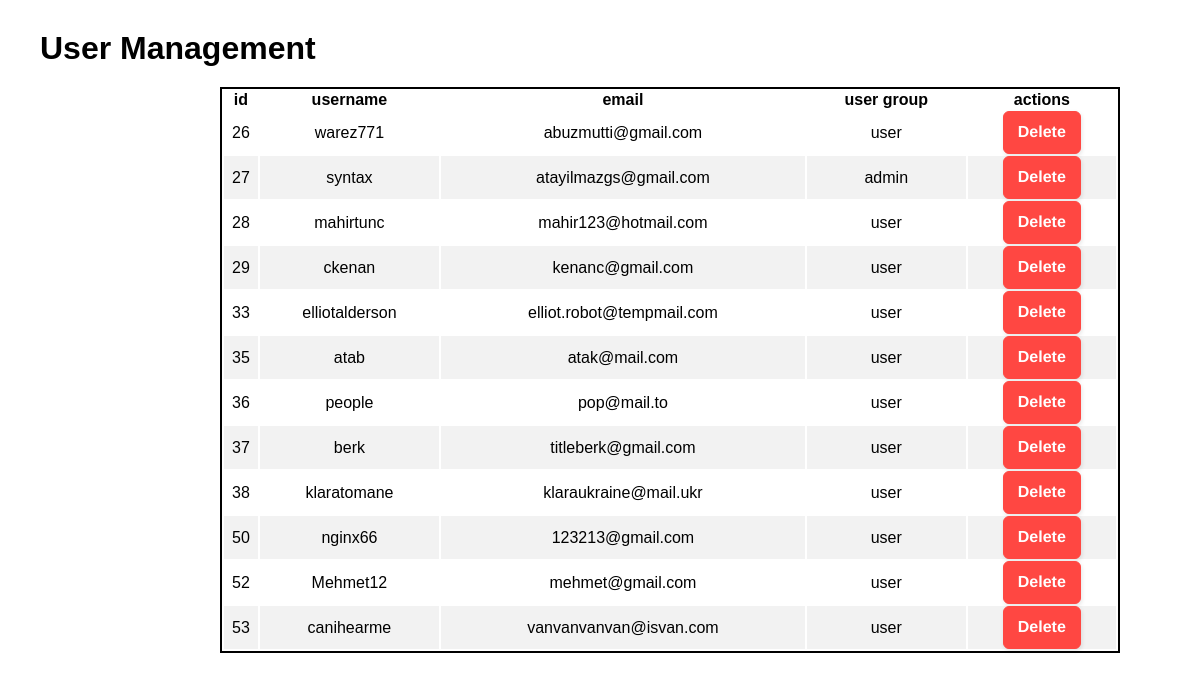
The app's page /user_management.php (signed in), older data.
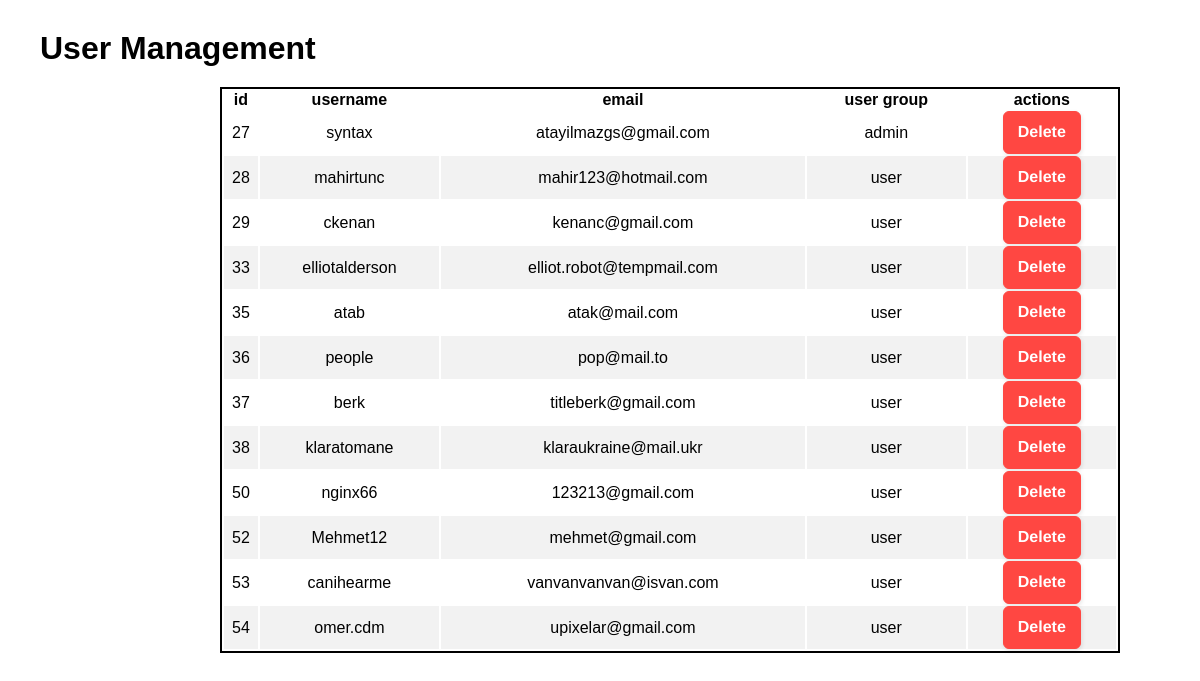
The same page, newer data.
### tables this page shows
CREATE TABLE `tb_user` (
  `id` int(11) NOT NULL,
  `username` varchar(25) NOT NULL,
  `email` varchar(50) NOT NULL,
  `password` varchar(255) NOT NULL,
  `userGroup` varchar(50) NOT NULL DEFAULT 'user'
);

### user_management.php (the view, shortened to what this page needs)
<?php
    include_once('config.php');
?>
<!DOCTYPE html>
<html lang="en">
<head>
    <link rel="stylesheet" type="text/css" href="css/layout_styles.css?<?=filemtime('css/layout_styles.css');?>">
</head>
<body>
<h1 class="header">User Management</h1>
<table class="tb">
    <thead>
        <tr>
            <th class="col">id</th>
            <th class="col">username</th>
            <th class="col">email</th>
            <th class="col">user group</th>
            <th class="col">actions</th>
        </tr>
    </thead>
    <?php
        $query = "SELECT*FROM tb_user";
        $result = mysqli_query($conn,$query);
        while($row=mysqli_fetch_assoc($result)){
            $id = $row['id'];
            $username = $row['username'];
            $email = $row['email'];
            $usertype = $row['userGroup'];
            echo '
            <tr>
                <td>'.$id.'</td>
                <td>'.$username.'</td>
                <td>'.$email.'</td>
                <td>'.$usertype.'</td>
                <td><button class="btn2"><a id="btn2" href="delete_user.php?deleteid='.$id.'">Delete</a></button></td>
            </tr>';
        }
    ?>
</body>
</html>

### css/layout_styles.css (style rules this page uses)
* { margin: 0; padding: 0; box-sizing: border-box; font-family: Verdana, Geneva, Tahoma, sans-serif; }
body { padding-bottom: 40px; }
h1 { clear: both; }
.header { margin-top: 30px; margin-left: 40px; }
.btn2 { background: #FF4742; border: 1px solid #FF4742; border-radius: 6px; box-shadow: rgba(0, 0, 0, 0.1) 1px 2px 4px; box-sizing: border-box; color: #ffffff; cursor: pointer; display: inline-block; font-family: nunito, roboto, proxima-nova, "proxima nova", sans-serif; font-size: 16px; font-weight: 800; line-height: 16px; min-height: 40px; outline: 0; padding: 12px 14px; text-align: center; text-rendering: geometricprecision; text-transform: none; user-select: none; -webkit-user-select: none; touch-action: manipulation; vertical-align: middle; }
#btn2 { text-decoration: none; color: #FFFFFF; }
.tb { margin-left: 220px; margin-right: 220px; margin-top: 20px; border: 2px solid; width: 75%; text-align: center; }
tr:nth-child(even) { background-color: #f2f2f2; }

Row changes from the older to the newer data that the page shows:
removed tb_user: id "26", username "warez771", email "abuzmutti@gmail.com", userGroup "user"
added tb_user: id "54", username "omer.cdm", email "upixelar@gmail.com", userGroup "user"
